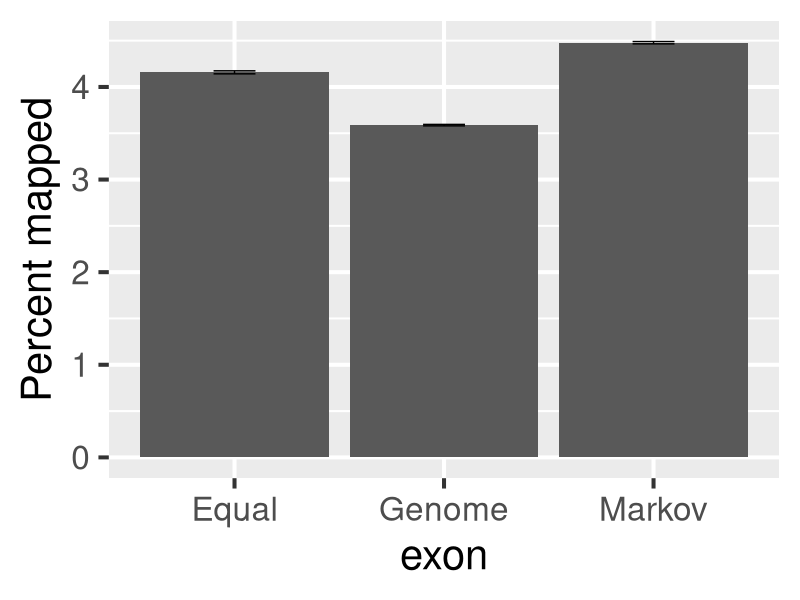
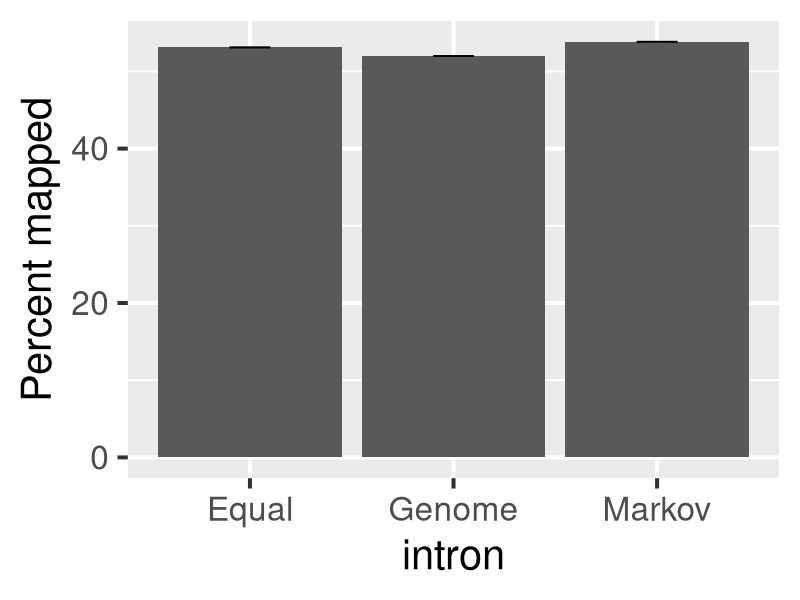
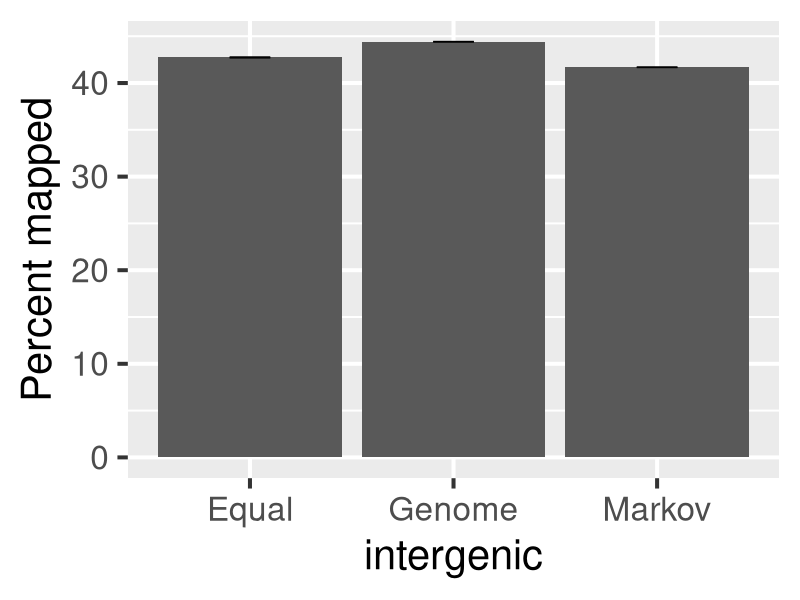

Generate these figures, in order, with R:
exon <- c(4.15,4.17,4.21,4.15,4.11,3.59,3.57,3.60,3.57,3.61,4.45,4.50,4.48,4.51,4.45)
intron <- c(53.01,52.97,53.12,53.22,53.20,51.97,52.06,52.04,51.96,51.96,53.89,53.80,53.91,53.77,53.83)
intergenic <- c(42.83,42.86,42.67,42.63,42.69,44.43,44.36,44.36,44.47,44.43,41.66,41.69,41.62,41.72,41.72)
my_type <- c('Equal', 'Genome', 'Markov')
type <- factor(rep(my_type, each=5), levels=my_type)

df <- data.frame(exon=exon, intron=intron, intergenic=intergenic, type=type)

sem <- function(x){
   sd(x)/sqrt(length(x))
}

library(ggplot2)

#larger font
theme_set(theme_gray(base_size = 30))

for (i in c('exon', 'intron', 'intergenic')){
   my_mean <- aggregate(subset(df, select=colnames(df)==i), by=list(type), mean)
   my_sem  <- aggregate(subset(df, select=colnames(df)==i), by=list(type), sem)
   mean_sem <- data.frame(mean=my_mean[,2], sem=my_sem[,2], group=my_type)

   my_outfile <- paste('image/', '22mer_', i, '.eps', sep='', collapse='')
   #plot using ggplot
   p <- ggplot(mean_sem, aes(x=group, y=mean)) +
     geom_bar(stat='identity') +
     geom_errorbar(aes(ymin=mean-sem, ymax=mean+sem),
                   width=.2) +
     ylab('Percent mapped') +
     xlab(i)
   ggsave(p, file=my_outfile)
}

file.remove('Rplots.pdf')
